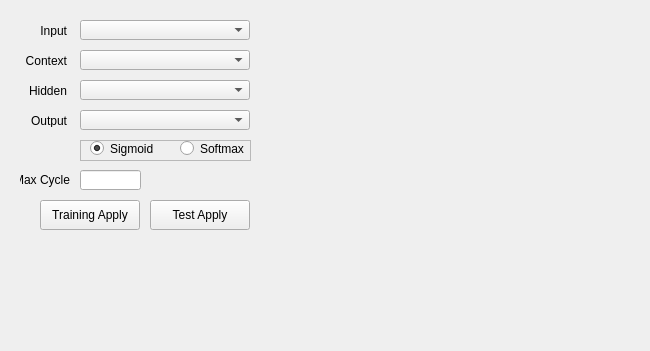
   <widget class="QWidget" name="srn_Tap">
    <attribute name="title">
     <string>SRN Order</string>
    </attribute>
    <widget class="QPushButton" name="srnTrainingApply_Button">
     <property name="geometry">
      <rect>
       <x>40</x>
       <y>200</y>
       <width>100</width>
       <height>30</height>
      </rect>
     </property>
     <property name="text">
      <string>Training Apply</string>
     </property>
    </widget>
    <widget class="QLabel" name="srnContextLayer_Label">
     <property name="geometry">
      <rect>
       <x>20</x>
       <y>54</y>
       <width>47</width>
       <height>13</height>
      </rect>
     </property>
     <property name="text">
      <string>Context</string>
     </property>
     <property name="alignment">
      <set>Qt::AlignRight|Qt::AlignTrailing|Qt::AlignVCenter</set>
     </property>
    </widget>
    <widget class="QFrame" name="frame_3">
     <property name="geometry">
      <rect>
       <x>80</x>
       <y>140</y>
       <width>171</width>
       <height>21</height>
      </rect>
     </property>
     <property name="frameShape">
      <enum>QFrame::StyledPanel</enum>
     </property>
     <property name="frameShadow">
      <enum>QFrame::Raised</enum>
     </property>
     <widget class="QRadioButton" name="srnErrorSigmoid_RadioButton">
      <property name="geometry">
       <rect>
        <x>10</x>
        <y>0</y>
        <width>70</width>
        <height>17</height>
       </rect>
      </property>
      <property name="text">
       <string>Sigmoid</string>
      </property>
      <property name="checked">
       <bool>true</bool>
      </property>
     </widget>
     <widget class="QRadioButton" name="srnErrorSoftmax_RadioButton">
      <property name="geometry">
       <rect>
        <x>100</x>
        <y>0</y>
        <width>70</width>
        <height>17</height>
       </rect>
      </property>
      <property name="text">
       <string>Softmax</string>
      </property>
     </widget>
    </widget>
    <widget class="QPushButton" name="srnTestApply_Button">
     <property name="geometry">
      <rect>
       <x>150</x>
       <y>200</y>
       <width>100</width>
       <height>30</height>
      </rect>
     </property>
     <property name="text">
      <string>Test Apply</string>
     </property>
    </widget>
    <widget class="QLabel" name="srnHiddenLayer_Label">
     <property name="geometry">
      <rect>
       <x>20</x>
       <y>84</y>
       <width>47</width>
       <height>13</height>
      </rect>
     </property>
     <property name="text">
      <string>Hidden</string>
     </property>
     <property name="alignment">
      <set>Qt::AlignRight|Qt::AlignTrailing|Qt::AlignVCenter</set>
     </property>
    </widget>
    <widget class="QLabel" name="srnInputLayer_Label">
     <property name="geometry">
      <rect>
       <x>20</x>
       <y>24</y>
       <width>47</width>
       <height>13</height>
      </rect>
     </property>
     <property name="text">
      <string>Input</string>
     </property>
     <property name="alignment">
      <set>Qt::AlignRight|Qt::AlignTrailing|Qt::AlignVCenter</set>
     </property>
    </widget>
    <widget class="QComboBox" name="srnHiddenLayer_ComboBox">
     <property name="geometry">
      <rect>
       <x>80</x>
       <y>80</y>
       <width>170</width>
       <height>20</height>
      </rect>
     </property>
    </widget>
    <widget class="QComboBox" name="srnInputLayer_ComboBox">
     <property name="geometry">
      <rect>
       <x>80</x>
       <y>20</y>
       <width>170</width>
       <height>20</height>
      </rect>
     </property>
    </widget>
    <widget class="QComboBox" name="srnContextLayer_ComboBox">
     <property name="geometry">
      <rect>
       <x>80</x>
       <y>50</y>
       <width>170</width>
       <height>20</height>
      </rect>
     </property>
    </widget>
    <widget class="QComboBox" name="srnOutputLayer_ComboBox">
     <property name="geometry">
      <rect>
       <x>80</x>
       <y>110</y>
       <width>170</width>
       <height>20</height>
      </rect>
     </property>
    </widget>
    <widget class="QLabel" name="srnOutputLayer_Label">
     <property name="geometry">
      <rect>
       <x>20</x>
       <y>114</y>
       <width>47</width>
       <height>13</height>
      </rect>
     </property>
     <property name="text">
      <string>Output</string>
     </property>
     <property name="alignment">
      <set>Qt::AlignRight|Qt::AlignTrailing|Qt::AlignVCenter</set>
     </property>
    </widget>
    <widget class="QLineEdit" name="srnMaxCycle_LineEdit">
     <property name="geometry">
      <rect>
       <x>80</x>
       <y>170</y>
       <width>61</width>
       <height>20</height>
      </rect>
     </property>
    </widget>
    <widget class="QLabel" name="srnExampleGraph_Label">
     <property name="geometry">
      <rect>
       <x>270</x>
       <y>40</y>
       <width>371</width>
       <height>302</height>
      </rect>
     </property>
     <property name="text">
      <string/>
     </property>
     <property name="pixmap">
      <pixmap resource="Image_Resources.qrc">:/example/SRN.png</pixmap>
     </property>
     <property name="scaledContents">
      <bool>true</bool>
     </property>
    </widget>
    <widget class="QLabel" name="srnMaxCycle_Label">
     <property name="geometry">
      <rect>
       <x>20</x>
       <y>170</y>
       <width>50</width>
       <height>20</height>
      </rect>
     </property>
     <property name="text">
      <string>Max Cycle</string>
     </property>
     <property name="alignment">
      <set>Qt::AlignRight|Qt::AlignTrailing|Qt::AlignVCenter</set>
     </property>
    </widget>
   </widget>
